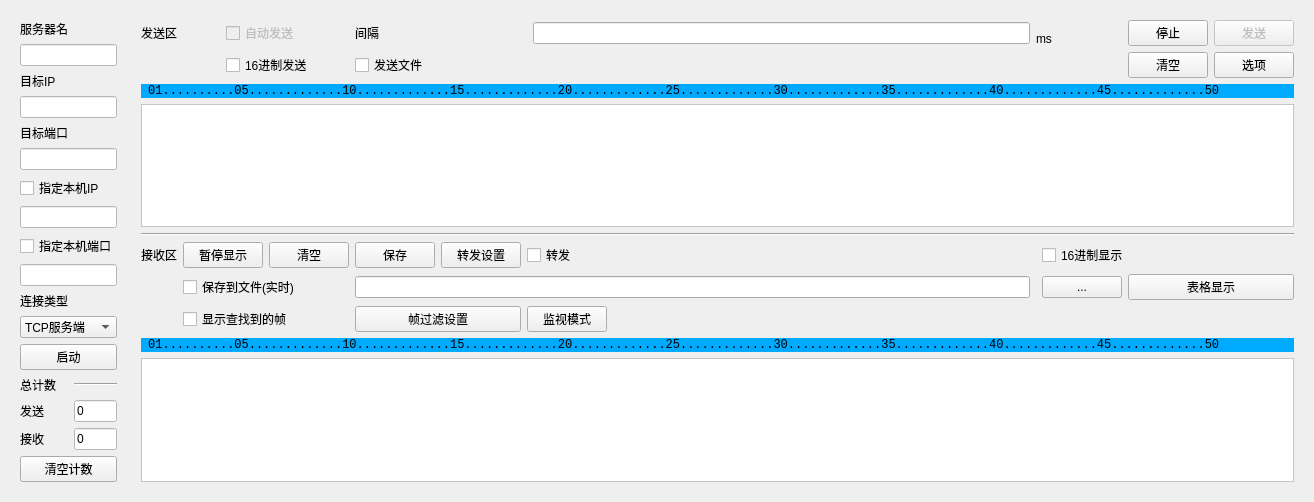
<?xml version="1.0" encoding="UTF-8"?>
<ui version="4.0">
 <class>tabserver</class>
 <widget class="QWidget" name="tabserver">
  <property name="geometry">
   <rect>
    <x>0</x>
    <y>0</y>
    <width>948</width>
    <height>473</height>
   </rect>
  </property>
  <property name="windowTitle">
   <string>Form</string>
  </property>
  <layout class="QGridLayout" name="gridLayout">
   <item row="0" column="0">
    <layout class="QGridLayout" name="gridLayout_4" columnstretch="1,0">
     <item row="0" column="0">
      <widget class="QWidget" name="widget_3" native="true">
       <layout class="QGridLayout" name="gridLayout_5">
        <item row="15" column="0">
         <widget class="QLabel" name="label_9">
          <property name="text">
           <string>接收</string>
          </property>
         </widget>
        </item>
        <item row="3" column="0" colspan="2">
         <widget class="QLineEdit" name="lineEdit_2">
          <property name="styleSheet">
           <string notr="true">background-color: rgb(255, 255, 255);</string>
          </property>
         </widget>
        </item>
        <item row="16" column="0" colspan="2">
         <widget class="QPushButton" name="pushButton_4">
          <property name="text">
           <string>清空计数</string>
          </property>
         </widget>
        </item>
        <item row="7" column="0" colspan="2">
         <widget class="QLineEdit" name="lineEdit_6">
          <property name="enabled">
           <bool>true</bool>
          </property>
          <property name="styleSheet">
           <string notr="true">background-color: rgb(255, 255, 255);</string>
          </property>
         </widget>
        </item>
        <item row="14" column="1">
         <widget class="QLineEdit" name="lineEdit_4">
          <property name="styleSheet">
           <string notr="true">background-color: rgb(255, 255, 255);</string>
          </property>
          <property name="text">
           <string>0</string>
          </property>
         </widget>
        </item>
        <item row="1" column="0" colspan="2">
         <widget class="QLineEdit" name="lineEdit">
          <property name="styleSheet">
           <string notr="true">background-color: rgb(255, 255, 255);</string>
          </property>
         </widget>
        </item>
        <item row="5" column="0" colspan="2">
         <widget class="QLineEdit" name="lineEdit_3">
          <property name="styleSheet">
           <string notr="true">background-color: rgb(255, 255, 255);</string>
          </property>
         </widget>
        </item>
        <item row="0" column="0">
         <widget class="QLabel" name="label_3">
          <property name="text">
           <string>服务器名</string>
          </property>
         </widget>
        </item>
        <item row="10" column="0" colspan="2">
         <widget class="QLabel" name="label_6">
          <property name="text">
           <string>连接类型</string>
          </property>
         </widget>
        </item>
        <item row="14" column="0">
         <widget class="QLabel" name="label_8">
          <property name="text">
           <string>发送</string>
          </property>
         </widget>
        </item>
        <item row="15" column="1">
         <widget class="QLineEdit" name="lineEdit_7">
          <property name="styleSheet">
           <string notr="true">background-color: rgb(255, 255, 255);</string>
          </property>
          <property name="text">
           <string>0</string>
          </property>
         </widget>
        </item>
        <item row="13" column="0">
         <widget class="QLabel" name="label_7">
          <property name="text">
           <string>总计数</string>
          </property>
         </widget>
        </item>
        <item row="11" column="0" colspan="2">
         <widget class="QComboBox" name="comboBox_2">
          <item>
           <property name="text">
            <string>TCP服务端</string>
           </property>
          </item>
          <item>
           <property name="text">
            <string>UDP单播</string>
           </property>
          </item>
          <item>
           <property name="text">
            <string>UDP广播</string>
           </property>
          </item>
          <item>
           <property name="text">
            <string>UDP组播</string>
           </property>
          </item>
         </widget>
        </item>
        <item row="6" column="0" colspan="2">
         <widget class="QCheckBox" name="checkBox">
          <property name="enabled">
           <bool>true</bool>
          </property>
          <property name="text">
           <string>指定本机IP</string>
          </property>
         </widget>
        </item>
        <item row="13" column="1">
         <widget class="Line" name="line_3">
          <property name="orientation">
           <enum>Qt::Horizontal</enum>
          </property>
         </widget>
        </item>
        <item row="9" column="0" colspan="2">
         <widget class="QLineEdit" name="lineEdit_5">
          <property name="enabled">
           <bool>true</bool>
          </property>
          <property name="styleSheet">
           <string notr="true">background-color: rgb(255, 255, 255);</string>
          </property>
         </widget>
        </item>
        <item row="8" column="0" colspan="2">
         <widget class="QCheckBox" name="checkBox_2">
          <property name="text">
           <string>指定本机端口</string>
          </property>
         </widget>
        </item>
        <item row="12" column="0" colspan="2">
         <widget class="QPushButton" name="pushButton_3">
          <property name="text">
           <string>启动</string>
          </property>
         </widget>
        </item>
        <item row="4" column="0" colspan="2">
         <widget class="QLabel" name="label_5">
          <property name="text">
           <string>目标端口</string>
          </property>
         </widget>
        </item>
        <item row="2" column="0">
         <widget class="QLabel" name="label_4">
          <property name="text">
           <string>目标IP</string>
          </property>
         </widget>
        </item>
       </layout>
      </widget>
     </item>
     <item row="0" column="1">
      <widget class="QWidget" name="widget_4" native="true">
       <layout class="QGridLayout" name="gridLayout_6">
        <item row="6" column="3">
         <widget class="QPushButton" name="pushButton_14">
          <property name="text">
           <string>清空</string>
          </property>
         </widget>
        </item>
        <item row="6" column="0">
         <widget class="QLabel" name="label_14">
          <property name="text">
           <string>接收区</string>
          </property>
         </widget>
        </item>
        <item row="3" column="0" colspan="12">
         <widget class="QLabel" name="label_13">
          <property name="font">
           <font>
            <family>Consolas</family>
           </font>
          </property>
          <property name="styleSheet">
           <string notr="true">background-color: rgb(0, 170, 255);</string>
          </property>
          <property name="text">
           <string> 01..........05.............10.............15.............20.............25.............30.............35.............40.............45.............50</string>
          </property>
         </widget>
        </item>
        <item row="9" column="0" colspan="12">
         <widget class="QLabel" name="label_15">
          <property name="font">
           <font>
            <family>Consolas</family>
           </font>
          </property>
          <property name="styleSheet">
           <string notr="true">background-color: rgb(0, 170, 255);</string>
          </property>
          <property name="text">
           <string> 01..........05.............10.............15.............20.............25.............30.............35.............40.............45.............50</string>
          </property>
         </widget>
        </item>
        <item row="7" column="4" colspan="4">
         <widget class="QLineEdit" name="lineEdit_9"/>
        </item>
        <item row="2" column="4" colspan="5">
         <widget class="QCheckBox" name="checkBox_5">
          <property name="text">
           <string>发送文件</string>
          </property>
         </widget>
        </item>
        <item row="6" column="5">
         <widget class="QPushButton" name="pushButton_5">
          <property name="text">
           <string>转发设置</string>
          </property>
         </widget>
        </item>
        <item row="8" column="6" colspan="6">
         <widget class="QPushButton" name="pushButton_13">
          <property name="sizePolicy">
           <sizepolicy hsizetype="Fixed" vsizetype="Fixed">
            <horstretch>0</horstretch>
            <verstretch>0</verstretch>
           </sizepolicy>
          </property>
          <property name="text">
           <string>监视模式</string>
          </property>
         </widget>
        </item>
        <item row="8" column="1" colspan="3">
         <widget class="QCheckBox" name="checkBox_8">
          <property name="text">
           <string>显示查找到的帧</string>
          </property>
         </widget>
        </item>
        <item row="0" column="2" rowspan="2" colspan="2">
         <widget class="QCheckBox" name="checkBox_3">
          <property name="enabled">
           <bool>false</bool>
          </property>
          <property name="text">
           <string>自动发送</string>
          </property>
         </widget>
        </item>
        <item row="2" column="11">
         <widget class="QPushButton" name="pushButton_9">
          <property name="text">
           <string>选项</string>
          </property>
         </widget>
        </item>
        <item row="0" column="10" rowspan="2">
         <widget class="QPushButton" name="pushButton_6">
          <property name="text">
           <string>停止</string>
          </property>
         </widget>
        </item>
        <item row="7" column="9">
         <widget class="QPushButton" name="pushButton">
          <property name="text">
           <string>...</string>
          </property>
         </widget>
        </item>
        <item row="10" column="0" colspan="12">
         <widget class="QTextEdit" name="textEdit_3">
          <property name="font">
           <font>
            <family>Consolas</family>
           </font>
          </property>
          <property name="styleSheet">
           <string notr="true">background-color: rgb(255, 255, 255);</string>
          </property>
          <property name="lineWrapMode">
           <enum>QTextEdit::WidgetWidth</enum>
          </property>
          <property name="lineWrapColumnOrWidth">
           <number>0</number>
          </property>
          <property name="readOnly">
           <bool>true</bool>
          </property>
         </widget>
        </item>
        <item row="7" column="1" colspan="3">
         <widget class="QCheckBox" name="checkBox_7">
          <property name="text">
           <string>保存到文件(实时)</string>
          </property>
         </widget>
        </item>
        <item row="2" column="2" colspan="2">
         <widget class="QCheckBox" name="checkBox_4">
          <property name="text">
           <string>16进制发送</string>
          </property>
         </widget>
        </item>
        <item row="2" column="10">
         <widget class="QPushButton" name="pushButton_8">
          <property name="text">
           <string>清空</string>
          </property>
         </widget>
        </item>
        <item row="6" column="4">
         <widget class="QPushButton" name="pushButton_11">
          <property name="text">
           <string>保存</string>
          </property>
         </widget>
        </item>
        <item row="7" column="10" colspan="2">
         <widget class="QPushButton" name="pushButton_2">
          <property name="text">
           <string>表格显示</string>
          </property>
          <property name="icon">
           <iconset resource="Resources.qrc">
            <normaloff>:/new/prefix1/icon/table.png</normaloff>:/new/prefix1/icon/table.png</iconset>
          </property>
         </widget>
        </item>
        <item row="1" column="8" colspan="2">
         <widget class="QLabel" name="label_12">
          <property name="text">
           <string>ms</string>
          </property>
         </widget>
        </item>
        <item row="4" column="0" colspan="12">
         <widget class="QTextEdit" name="textEdit_2">
          <property name="font">
           <font>
            <family>Consolas</family>
           </font>
          </property>
          <property name="styleSheet">
           <string notr="true">background-color: rgb(255, 255, 255);</string>
          </property>
          <property name="readOnly">
           <bool>false</bool>
          </property>
         </widget>
        </item>
        <item row="5" column="0" colspan="12">
         <widget class="Line" name="line_4">
          <property name="orientation">
           <enum>Qt::Horizontal</enum>
          </property>
         </widget>
        </item>
        <item row="6" column="1" colspan="2">
         <widget class="QPushButton" name="pushButton_10">
          <property name="text">
           <string>暂停显示</string>
          </property>
         </widget>
        </item>
        <item row="8" column="4" colspan="2">
         <widget class="QPushButton" name="pushButton_12">
          <property name="text">
           <string>帧过滤设置</string>
          </property>
         </widget>
        </item>
        <item row="0" column="11" rowspan="2">
         <widget class="QPushButton" name="pushButton_7">
          <property name="enabled">
           <bool>false</bool>
          </property>
          <property name="text">
           <string>发送</string>
          </property>
         </widget>
        </item>
        <item row="0" column="0" rowspan="2" colspan="2">
         <widget class="QLabel" name="label_10">
          <property name="text">
           <string>发送区</string>
          </property>
         </widget>
        </item>
        <item row="0" column="7" rowspan="2">
         <widget class="QLineEdit" name="lineEdit_8"/>
        </item>
        <item row="0" column="4" rowspan="2">
         <widget class="QLabel" name="label_11">
          <property name="text">
           <string>间隔</string>
          </property>
         </widget>
        </item>
        <item row="6" column="6" colspan="2">
         <widget class="QCheckBox" name="checkBox_9">
          <property name="text">
           <string>转发</string>
          </property>
         </widget>
        </item>
        <item row="6" column="9" colspan="3">
         <widget class="QCheckBox" name="checkBox_6">
          <property name="text">
           <string>16进制显示</string>
          </property>
         </widget>
        </item>
       </layout>
      </widget>
     </item>
    </layout>
   </item>
  </layout>
 </widget>
 <resources>
  <include location="Resources.qrc"/>
 </resources>
 <connections/>
</ui>
